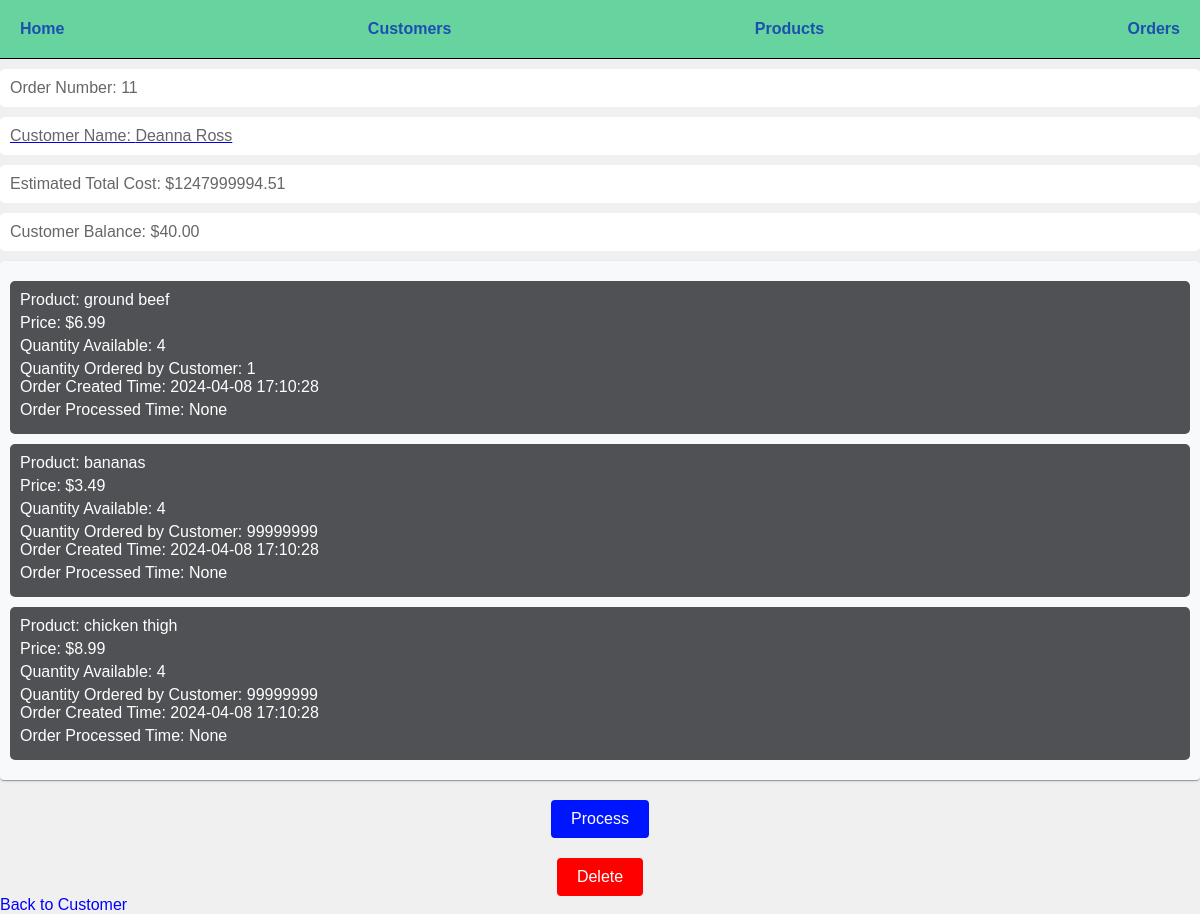
The app's page /orders/11 with its own data.
### models.py (models this page shows, shortened)
class Order(db.Model):
    id = mapped_column(Integer, nullable=False, primary_key=True)
    customer_id = mapped_column(Integer, ForeignKey(Customer.id), nullable=False)
    customer = relationship("Customer", back_populates="orders")#looks up related enttiy without having to do joins (adds customer_id to the Order table)
    total = mapped_column(Numeric(10,2), nullable=True) #nullable until order is processed by the store
    items = relationship("ProductOrder", back_populates="order", cascade='all, delete-orphan')
    created = mapped_column(DateTime, nullable=False, default=func.now())
    processed = mapped_column(DateTime, nullable=True, default=None)
    def calculate_total(self):
        return round(sum([item.product.price * item.quantity for item in self.items]), 2)

class Customer(db.Model):
    id = mapped_column(Integer, primary_key=True)
    name = mapped_column(String(200), nullable=False, unique=True)
    phone = mapped_column(String(20), nullable=False )
    balance = mapped_column(Numeric(10,2), nullable=False, default=40)
    orders = relationship("Order", cascade="all, delete-orphan") #only one back_populates is needed, the other is inferred

class Product(db.Model):
    id = mapped_column(Integer, primary_key=True)
    name = mapped_column(String(200), nullable=False, unique=True)
    price = mapped_column(Numeric(10,2), nullable=False)
    available = mapped_column(Integer, nullable=False, default=4) #number of products available
    orders = relationship("ProductOrder")

class ProductOrder(db.Model):
    id = mapped_column(Integer, nullable=False, primary_key=True)
    order_id = mapped_column(Integer, ForeignKey(Order.id), nullable=False)
    order = relationship("Order", back_populates="items")
    product_id = mapped_column(Integer, ForeignKey(Product.id), nullable=False)
    product = relationship("Product", back_populates="orders")
    quantity = mapped_column(Integer, nullable=False, default=0) #number of orders for this product

### routes/html.py (the view)
@html_bp.route("/orders/<int:order_id>", methods=["GET"])
def order_detail(order_id):
    order = db.get_or_404(Order, order_id) #does the same thing as line above, but also returns the 404 error if not found
    return render_template("order_detail.html", order=order)

### templates/order_detail.html
{% extends "base.html" %}
{% block content %}
        <p>Order Number: {{ order.id }}</p>
        <a href="/customers/{{ order.customer_id }}"><p>Customer Name: {{ order.customer.name }}</p></a>
        {% if not order.processed %}
            <p>Estimated Total Cost: ${{ order.calculate_total() }}</p>
            {% else %}
            <p>Total Cost: ${{ order.total }}</p>
        {% endif %}
        <p>Customer Balance: ${{ order.customer.balance }}</p>
    <div>
    {% set classname = "pending" %}
    {% if order.processed %}
        {% set classname = "processed" %}
    {% endif %}
        {% for item in order.items %}
        <p class = "{{ classname }}">
            <span>Product: {{ item.product.name }}</span>
            <span>Price: ${{ item.product.price }}</span>
            <span>Quantity Available: {{ item.product.available }}</span>
            <span>Quantity Ordered by Customer: {{ item.quantity }}
            <span>Order Created Time: {{ order.created }}</span>
            <span>Order Processed Time: {{ order.processed }}</span>
        </p>
        {% endfor %}
    </div>
    <form  action="{{ url_for('html.order_process', order_id=order.id) }}" method="post">
        {% if order.processed %}
            <button class = "process_button" type="submit" value="Process Order" disabled>Process (Disabled)</button>
        {% else %}
            <button class = "process_button" type="submit" value="Process Order">Process</button>
        {% endif %}
    </form>
    <form  action="{{ url_for('html.order_delete', order_id=order.id) }}" method="post">
        {% if order.processed %}
            <button class = "delete_button" type="submit" value="Delete Order" disabled>Delete (Disabled)</button>
        {% else %}
            <button class = "delete_button" type="submit" value="Delete Order">Delete</button>
        {% endif %}
    </form>
    <a href="/customers/{{ order.customer_id }}" class="return_link">Back to Customer</a>
   {% endblock %}

### static/css/styles.css (style rules this page uses)
body { font-family: Arial, sans-serif; margin: 0; padding: 0; background-color: #f0f0f0; }
p { color: #666; padding: 10px; margin: 10px 0; background-color: #fff; border-radius: 5px; }
div { background-color: #f8f9fa; padding: 10px; border-radius: 4px; margin-bottom: 10px; box-shadow: 0 2px 1px -1px rgba(0, 0, 0, .2), 0 1px 1px 0 rgba(0, 0, 0, .14), 0 1px 3px 0 rgba(0, 0, 0, .12); }
p { margin-bottom: 10px; }
p span { display: block; margin-bottom: 5px; }
form { text-align: center; margin-top: 20px; }
form button[type="submit"] { background-color: #ff0000; color: #ffffff; border: none; border-radius: 4px; padding: 10px 20px; text-align: center; text-decoration: none; display: inline-block; font-size: 16px; transition: background-color 0.3s ease; }
form button[type="submit"].process_button { background-color: #0015ff; }
.pending { background-color: #4f5155; color: #ffffff; }
.return_link { color: #0000ff; text-decoration: none; font-size: 16px; text-align: center; }

### records on screen
Order: id "11", created "2024-04-08 17:10:28", processed "None"
Customer: customer.name "Deanna Ross", customer.balance "40.00"
Product: calculate_total "1247999994.51"
ProductOrder: product.name "ground beef", product.price "6.99", product.available "4", quantity "1"
ProductOrder: product.name "bananas", product.price "3.49", product.available "4", quantity "99999999"
ProductOrder: product.name "chicken thigh", product.price "8.99", product.available "4", quantity "99999999"
